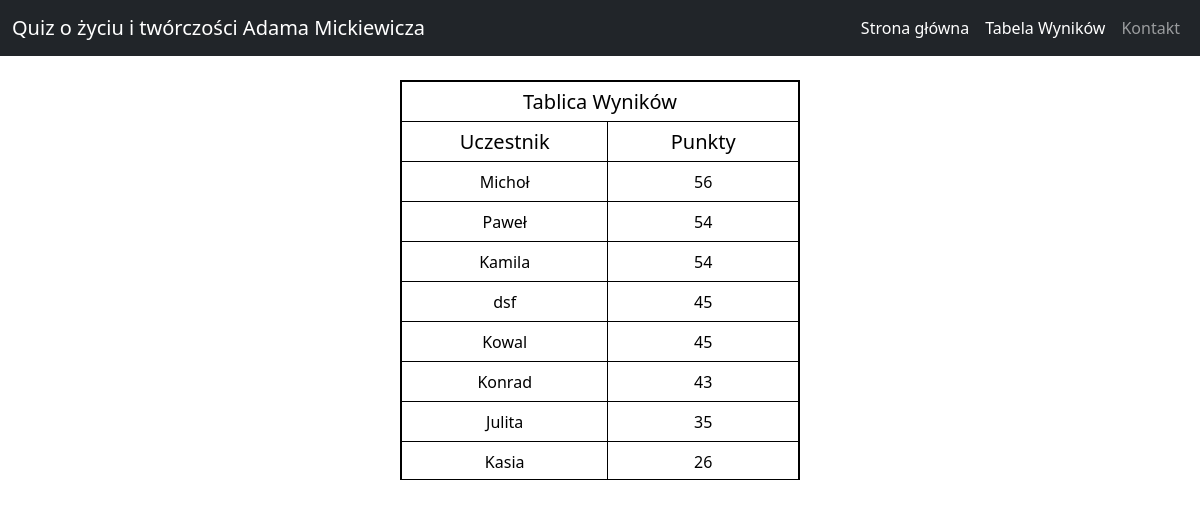
Screenshot of /wyniki/ with the database file from the repository.
### polls/models.py (models this page shows, shortened)
class ScoreBoard(models.Model):
    name = models.CharField('Uczestnik',max_length=120)
    score = models.IntegerField('wynik')
    class Meta:
        verbose_name = "uczestnik"
        verbose_name_plural = "Tablica wyników"

### polls/views.py (the view)
# urls.py: path('wyniki/', views.score, name='wyniki'),
def score(request):
    participants = ScoreBoard.objects.all().order_by('-score')
    return render(request, "polls/score_board.html", {'participants': participants})

### polls/templates/polls/score_board.html (shortened to what this page needs)
<!DOCTYPE html>
<html lang="en">
{% load static %}
{% load bootstrap5 %}
<head>
    {% bootstrap_css %}
    <link rel="stylesheet" href="{% static 'css/table_score_board.css' %}">
</head>
<body>
  <nav class="navbar navbar-expand-lg navbar-dark bg-dark">
    <div class="container-fluid">
      <a class="navbar-brand" href="#" >Quiz o życiu i twórczości Adama Mickiewicza</a>
      <div class="collapse navbar-collapse" id="navbarNav">
        <ul class="navbar-nav ms-auto mb-2 mb-lg-0">
          <li class="nav-item">
            <a class="nav-link active" aria-current="page" href="{% url 'polls:index' %}">Strona główna</a>
          </li>
          <li class="nav-item">
            <a class="nav-link active" href="{% url 'polls:wyniki' %}">Tabela Wyników</a>
          </li>
          <li class="nav-item">
            <a class="nav-link" href="#">Kontakt</a>
          </li>
        </ul>
      </div>
    </div>
  </nav>
    <br>
    {% if participants %}
    <div class="table" align="center">
      <table>
        <tr class="sticky">
          <td colspan="2">Tablica Wyników</td>
        </tr>
        <tr class="sticky">
          <td >Uczestnik</td>
          <td >Punkty</td>
        </tr>
        {% for participant in participants %}
        <tr>
          <td>{{ participant.name }}</td>
          <td>{{ participant.score }}</td>
        </tr>
        {% endfor %}
      </table>
    {% else %}
      <p align="center">Wybrańcy się jeszcze nie pojawili. Możesz być pierwszy :)</p>
    {% endif %}
    </div>
</body>
</html>

### static/css/table_score_board.css (style rules this page uses)
td { border: 1px solid black; text-align: center; width: 400px; height: 40px; }
.sticky { position: -webkit-sticky; position: sticky; top: 0; background-color: rgb(165, 165, 161); font-size: 20px; padding: 50px; }
.table { margin: 0px auto; border: 1px solid black; width: 400px; height: 400px; overflow: auto; }

### rows the page displays
ScoreBoard: name "Michoł", score "56"
ScoreBoard: name "Paweł", score "54"
ScoreBoard: name "Kamila", score "54"
ScoreBoard: name "dsf", score "45"
ScoreBoard: name "Kowal", score "45"
ScoreBoard: name "Konrad", score "43"
ScoreBoard: name "Julita", score "35"
ScoreBoard: name "Kasia", score "26"
